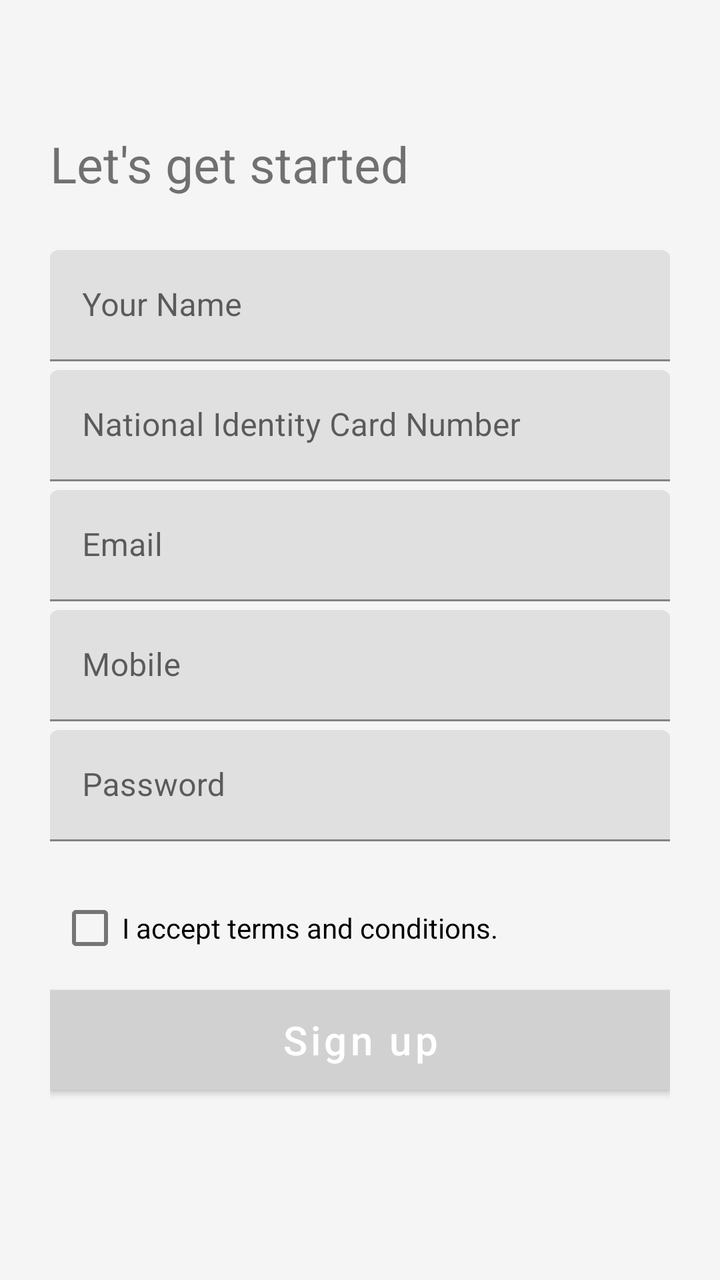
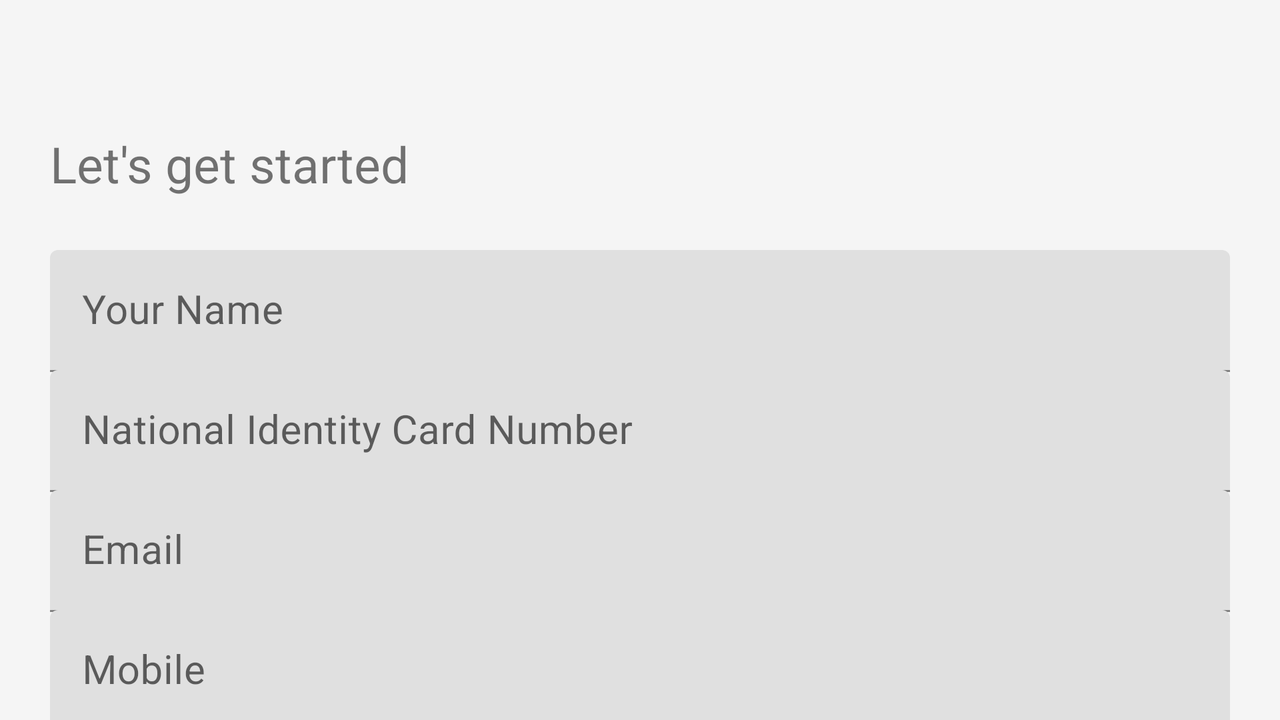

The same Android screen from two of the app's own layout files: first res/layout/ as a phone draws it, then the repository's variant for another configuration, drawn on a device whose configuration selects that folder. Both files follow.
<!-- AndroidManifest.xml: application theme AppTheme -->
<!-- res/layout/register.xml -->
<?xml version="1.0" encoding="utf-8"?>
<android.widget.AbsoluteLayout
    xmlns:android="http://schemas.android.com/apk/res/android"
    xmlns:tools="http://schemas.android.com/tools"
    android:layout_width="match_parent"
    android:layout_height="match_parent">

    <TextView
        android:id="@+id/textView"
        android:layout_width="match_parent"
        android:layout_height="wrap_content"
        android:layout_x="0dp"
        android:layout_y="40dp"
        android:text="Let's get started"
        android:textSize="25dp"
        android:padding="25dp"
        />

    <com.google.android.material.textfield.TextInputLayout
        android:id="@+id/til_name"
        android:layout_width="match_parent"
        android:layout_height="wrap_content"
        android:layout_x="0dp"
        android:layout_y="100dp"
        android:padding="25dp">

        <EditText
            android:id="@+id/et_name"
            android:layout_width="match_parent"
            android:layout_height="wrap_content"
            android:hint="Your Name"
            android:textSize="16dp" />

    </com.google.android.material.textfield.TextInputLayout>

    <com.google.android.material.textfield.TextInputLayout
        android:id="@+id/til_nic"
        android:layout_width="match_parent"
        android:layout_height="wrap_content"
        android:layout_x="0dp"
        android:layout_y="160dp"
        android:padding="25dp">

        <EditText
            android:id="@+id/et_nic"
            android:layout_width="match_parent"
            android:layout_height="wrap_content"
            android:hint="National Identity Card Number"
            android:textSize="16dp" />

    </com.google.android.material.textfield.TextInputLayout>

    <com.google.android.material.textfield.TextInputLayout
        android:id="@+id/til_email"
        android:layout_width="match_parent"
        android:layout_height="wrap_content"
        android:layout_x="0dp"
        android:layout_y="220dp"
        android:padding="25dp">

        <EditText
            android:id="@+id/et_email"
            android:layout_width="match_parent"
            android:layout_height="wrap_content"
            android:hint="Email"
            android:textSize="16dp" />

    </com.google.android.material.textfield.TextInputLayout>

    <com.google.android.material.textfield.TextInputLayout
        android:id="@+id/til_mobile"
        android:layout_width="match_parent"
        android:layout_height="wrap_content"
        android:layout_x="0dp"
        android:layout_y="280dp"
        android:padding="25dp">

        <EditText
            android:id="@+id/et_mobile"
            android:layout_width="match_parent"
            android:layout_height="wrap_content"
            android:hint="Mobile"
            android:textSize="16dp" />

    </com.google.android.material.textfield.TextInputLayout>

    <com.google.android.material.textfield.TextInputLayout
        android:id="@+id/til_password"
        android:layout_width="match_parent"
        android:layout_height="wrap_content"
        android:layout_x="0dp"
        android:layout_y="340dp"
        android:padding="25dp">

        <EditText
            android:id="@+id/et_password"
            android:layout_width="match_parent"
            android:layout_height="wrap_content"
            android:hint="Password"
            android:textSize="16dp" />

    </com.google.android.material.textfield.TextInputLayout>

    <CheckBox
        android:id="@+id/checkBox_termsAndConditions"
        android:layout_width="wrap_content"
        android:layout_height="wrap_content"
        android:layout_x="29dp"
        android:layout_y="440dp"
        android:text="I accept terms and conditions."
        tools:layout_editor_absoluteX="23dp"
        tools:layout_editor_absoluteY="450dp" />

    <com.google.android.material.textfield.TextInputLayout
        android:id="@+id/password_TextInputLayout2"
        android:layout_width="match_parent"
        android:layout_height="wrap_content"
        android:layout_x="0dp"
        android:layout_y="460dp"
        android:padding="25dp">

        <Button
            android:id="@+id/Button_register"
            android:text="Sign up"
            android:layout_height="50dp"
            android:layout_width="match_parent"
            android:textColor="@color/button_text"
            android:background="@color/button_background"
            android:textSize="20dp"
            android:layout_marginVertical="10dp"
            android:layout_marginHorizontal="0dp"
            android:textAllCaps="false"/>

    </com.google.android.material.textfield.TextInputLayout>

</android.widget.AbsoluteLayout>
<!-- resources referenced by this layout -->
<resources>
  <color name="button_background">#4CAF50</color>
  <color name="button_text">#FFFFFF</color>
  <style name="AppTheme" parent="Theme.MaterialComponents.Light.NoActionBar">
          
          <item name="colorPrimary">@color/colorPrimary</item>
          <item name="colorPrimaryVariant">@color/colorPrimaryDark</item>
          <item name="colorOnPrimary">@android:color/white</item>
          <item name="colorSecondary">@color/colorAccent</item>
          <item name="colorOnSecondary">@android:color/white</item>
  
  
          
          <item name="colorPrimaryDark">@color/colorPrimaryDark</item>
          <item name="colorAccent">@color/colorAccent</item>
  
          
          <item name="textAppearanceButton">@style/CustomButtonTextAppearance</item>
  
          
          <item name="android:windowBackground">@color/background_color</item>
  
          
          <item name="materialButtonStyle">@style/CustomMaterialButton</item>
      </style>
  <color name="colorPrimary">#D2D1D1</color>
  <color name="colorPrimaryDark">#17202A</color>
  <color name="colorAccent">#000000</color>
  <style name="CustomButtonTextAppearance" parent="TextAppearance.MaterialComponents.Button">
          <item name="android:textSize">16sp</item>
          <item name="android:textColor">@android:color/white</item>
      </style>
  <color name="background_color">#F5F5F5</color>
  <style name="CustomMaterialButton" parent="Widget.MaterialComponents.Button">
          <item name="android:backgroundTint">@color/button_background</item>
          <item name="cornerRadius">12dp</item>
          <item name="android:textAllCaps">false</item>
      </style>
</resources>
<!-- res/layout-land/register.xml (the repository's variant of the layout above) -->
<!-- drawn on the phone turned sideways -->
<?xml version="1.0" encoding="utf-8"?>
<android.widget.AbsoluteLayout
    xmlns:android="http://schemas.android.com/apk/res/android"
    xmlns:tools="http://schemas.android.com/tools"
    android:layout_width="match_parent"
    android:layout_height="match_parent">

    <TextView
        android:id="@+id/textView"
        android:layout_width="match_parent"
        android:layout_height="wrap_content"
        android:layout_x="0dp"
        android:layout_y="40dp"
        android:text="Let's get started"
        android:textSize="25dp"
        android:padding="25dp"
        />

    <android.support.design.widget.TextInputLayout
        android:id="@+id/til_name"
        android:layout_width="match_parent"
        android:layout_height="wrap_content"
        android:layout_x="0dp"
        android:layout_y="100dp"
        android:padding="25dp">

        <EditText
            android:id="@+id/et_name"
            android:layout_width="match_parent"
            android:layout_height="wrap_content"
            android:hint="Your Name"
            android:textSize="20dp" />

    </android.support.design.widget.TextInputLayout>

    <android.support.design.widget.TextInputLayout
        android:id="@+id/til_nic"
        android:layout_width="match_parent"
        android:layout_height="wrap_content"
        android:layout_x="0dp"
        android:layout_y="160dp"
        android:padding="25dp">

        <EditText
            android:id="@+id/et_nic"
            android:layout_width="match_parent"
            android:layout_height="wrap_content"
            android:hint="National Identity Card Number"
            android:textSize="20dp" />

    </android.support.design.widget.TextInputLayout>

    <android.support.design.widget.TextInputLayout
        android:id="@+id/til_email"
        android:layout_width="match_parent"
        android:layout_height="wrap_content"
        android:layout_x="0dp"
        android:layout_y="220dp"
        android:padding="25dp">

        <EditText
            android:id="@+id/et_email"
            android:layout_width="match_parent"
            android:layout_height="wrap_content"
            android:hint="Email"
            android:textSize="20dp" />

    </android.support.design.widget.TextInputLayout>

    <android.support.design.widget.TextInputLayout
        android:id="@+id/til_mobile"
        android:layout_width="match_parent"
        android:layout_height="wrap_content"
        android:layout_x="0dp"
        android:layout_y="280dp"
        android:padding="25dp">

        <EditText
            android:id="@+id/et_mobile"
            android:layout_width="match_parent"
            android:layout_height="wrap_content"
            android:hint="Mobile"
            android:textSize="20dp" />

    </android.support.design.widget.TextInputLayout>

    <android.support.design.widget.TextInputLayout
        android:id="@+id/til_password"
        android:layout_width="match_parent"
        android:layout_height="wrap_content"
        android:layout_x="0dp"
        android:layout_y="340dp"
        android:padding="25dp">

        <EditText
            android:id="@+id/et_password"
            android:layout_width="match_parent"
            android:layout_height="wrap_content"
            android:hint="Password"
            android:textSize="20dp" />

    </android.support.design.widget.TextInputLayout>

    <CheckBox
        android:id="@+id/checkBox_termsAndConditions"
        android:layout_width="wrap_content"
        android:layout_height="wrap_content"
        android:layout_x="29dp"
        android:layout_y="440dp"
        android:text="I accept terms and conditions."
        tools:layout_editor_absoluteX="23dp"
        tools:layout_editor_absoluteY="450dp" />

    <android.support.design.widget.TextInputLayout
        android:id="@+id/password_TextInputLayout2"
        android:layout_width="match_parent"
        android:layout_height="wrap_content"
        android:layout_x="0dp"
        android:layout_y="460dp"
        android:padding="25dp">

        <Button
            android:id="@+id/Button_register"
            android:layout_width="match_parent"
            android:layout_height="60dp"
            android:layout_x="0dp"
            android:layout_y="0dp"
            android:text="Register"
            android:textSize="20dp"
            android:textColor="#ffffff"
            android:background="#2471A3"/>

    </android.support.design.widget.TextInputLayout>

</android.widget.AbsoluteLayout>
<!-- resources referenced by the variant -->
<!-- as the phone turned sideways resolves them -->
<resources>
  <style name="AppTheme" parent="Theme.MaterialComponents.Light.NoActionBar">
          
          <item name="colorPrimary">@color/colorPrimary</item>
          <item name="colorPrimaryVariant">@color/colorPrimaryDark</item>
          <item name="colorOnPrimary">@android:color/white</item>
          <item name="colorSecondary">@color/colorAccent</item>
          <item name="colorOnSecondary">@android:color/white</item>
  
  
          
          <item name="colorPrimaryDark">@color/colorPrimaryDark</item>
          <item name="colorAccent">@color/colorAccent</item>
  
          
          <item name="textAppearanceButton">@style/CustomButtonTextAppearance</item>
  
          
          <item name="android:windowBackground">@color/background_color</item>
  
          
          <item name="materialButtonStyle">@style/CustomMaterialButton</item>
      </style>
  <color name="colorPrimary">#D2D1D1</color>
  <color name="colorPrimaryDark">#17202A</color>
  <color name="colorAccent">#000000</color>
  <style name="CustomButtonTextAppearance" parent="TextAppearance.MaterialComponents.Button">
          <item name="android:textSize">16sp</item>
          <item name="android:textColor">@android:color/white</item>
      </style>
  <color name="background_color">#F5F5F5</color>
  <style name="CustomMaterialButton" parent="Widget.MaterialComponents.Button">
          <item name="android:backgroundTint">@color/button_background</item>
          <item name="cornerRadius">12dp</item>
          <item name="android:textAllCaps">false</item>
      </style>
  <color name="button_background">#4CAF50</color>
</resources>
